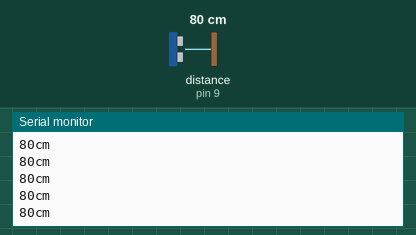
Bench run of a sketch on a simulated Arduino Uno, built with avr-gcc and run on an emulated ATmega328P. Shown: the last lines printed to the serial monitor. Wiring (inferred from the names in the program): ultrasonic range finder: trigger pin 8; echo pin 9. Inputs (shaded band) come from the test bench; at power-on: distance to the obstacle (sensor on pin 9) 80 cm. The echo pulse lasts 58.3 µs per cm.

Above: at 1.2 s.
1.3 s: distance to the obstacle (sensor on pin 9) set to 2 cm
At 1.34 s:
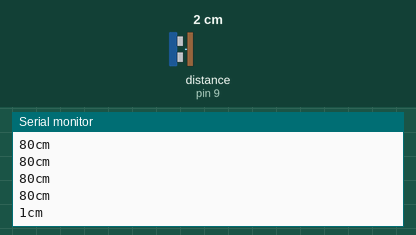
2.8 s: distance to the obstacle (sensor on pin 9) set to 299 cm
At 2.87 s:
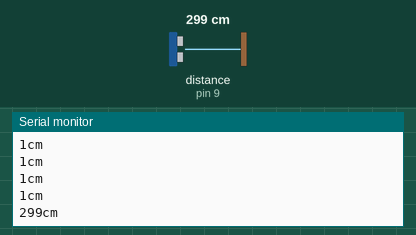
Timing chart, 0 to 5.8 s (numbered marks = the images above; inputs shaded):
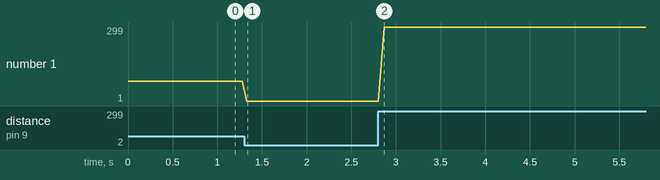

The sketch:

1-UltrasonicSimplest.ino
```cpp
const int pingTriger = 8;
const int pingEcho = 9;

void setup() {
  Serial.begin(9600);
  pinMode(pingTriger, OUTPUT);
  pinMode(pingEcho, INPUT);
}

void loop() {

  int cm = calculateDistanceInCentimeters();

  Serial.print(cm);
  Serial.print("cm");
  Serial.println();

  delay(50);
}


int calculateDistanceInCentimeters()
{
  // The PING))) is triggered by a HIGH pulse of 2 or more microseconds.
  // Give a short LOW pulse beforehand to ensure a clean HIGH pulse:
  digitalWrite(pingTriger, LOW);
  delayMicroseconds(2);
  digitalWrite(pingTriger, HIGH);
  delayMicroseconds(5);
  digitalWrite(pingTriger, LOW);

  // We read the signal from the PING))): a HIGH
  // pulse whose duration is the time (in microseconds) from the sending
  // of the ping to the reception of its echo off of an object.
  long duration = pulseIn(pingEcho, HIGH);

  return microsecondsToCentimeters(duration);;
}

int microsecondsToCentimeters(long microseconds)
{
  // The speed of sound is 340 m/s or 29 microseconds per centimeter.
  // The ping travels out and back, so to find the distance of the
  // object we take half of the distance travelled.
  // See: http://www.parallax.com/dl/docs/prod/acc/28015-PING-v1.3.pdf
  return microseconds * 1.0/ 29.034 / 2;
}
```

Measured:
- after the input at 1.3 s, the serial monitor: prints a new line at once (image 1)
- after the input at 2.8 s, the serial monitor: prints a new line after 0.07 s (image 2)
- plotted number 1: 80 → 1 after the input at 1.3 s, 1 → 299 after the input at 2.8 s
